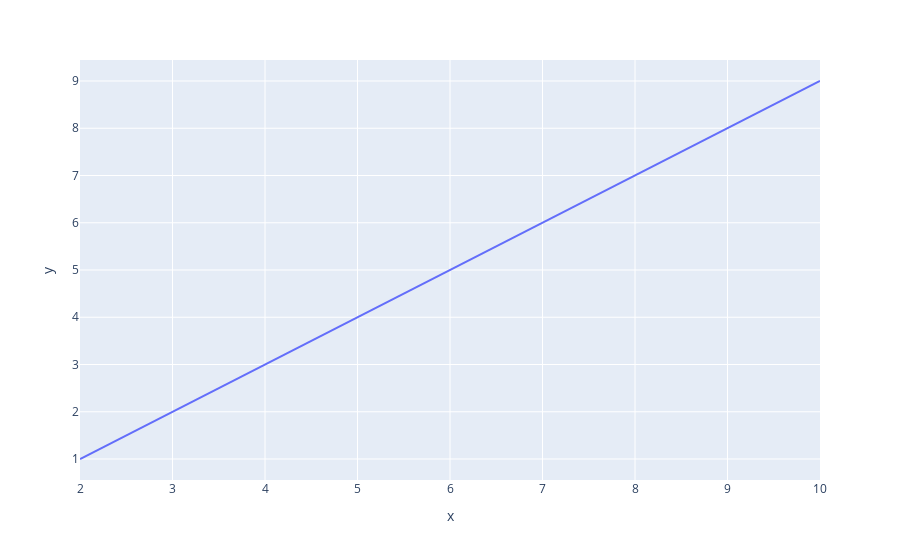

The code cell stored with this chart in its notebook:
### Markdown cell above
# Line plot with plotly

### Code cell
import plotly.express as px
x= [2,4,6,8,10]
y=[1,3,5,7,9]
fig = px.line(x=x,y=y)
fig.show()

### Figure 1 — Plotly figure (JSON) as saved in the notebook; plotly's stock layout.template omitted (floating-point values rounded to 4 significant figures)
{"data": [{"hovertemplate": "x=%{x}<br>y=%{y}<extra></extra>", "legendgroup": "", "line": {"color": "#636efa", "dash": "solid"}, "marker": {"symbol": "circle"}, "mode": "lines", "name": "", "orientation": "v", "showlegend": false, "type": "scatter", "x": [2, 4, 6, 8, 10], "xaxis": "x", "y": [1, 3, 5, 7, 9], "yaxis": "y"}], "layout": {"legend": {"tracegroupgap": 0}, "margin": {"t": 60}, "xaxis": {"anchor": "y", "domain": [0, 1], "title": {"text": "x"}}, "yaxis": {"anchor": "x", "domain": [0, 1], "title": {"text": "y"}}}}
